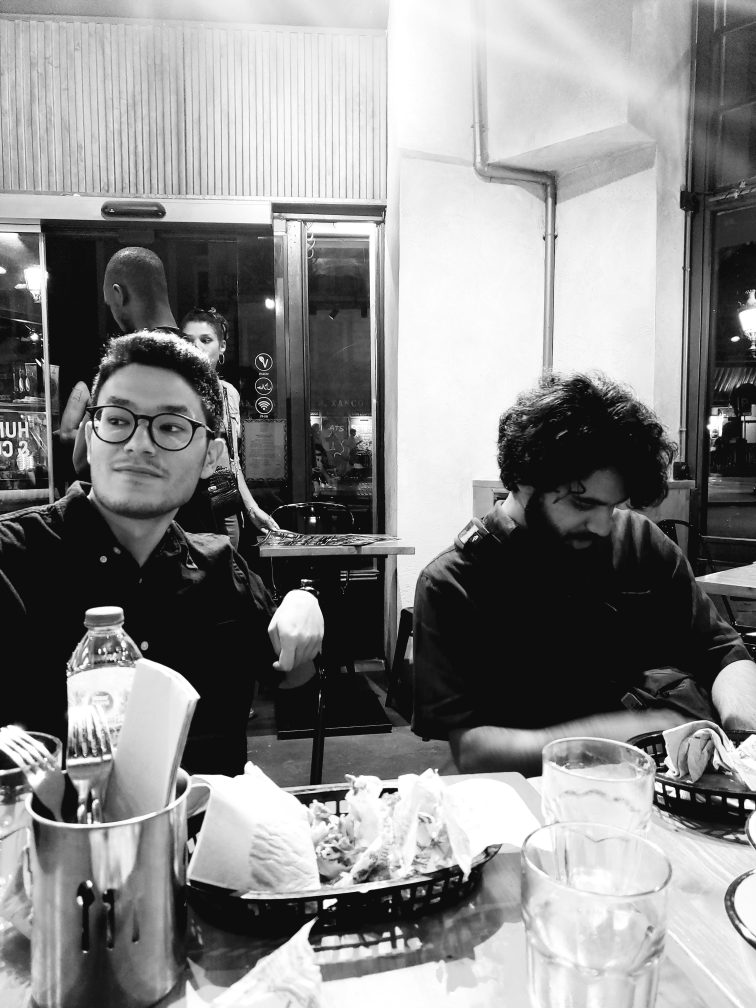
#> input picture images/20220821_224626_05_saved (Barcelona, Spain).jpg, 3024 x 4032 px (shown at 1/4 size); its folder holds only this picture in this run
$ python build_gallery.py
#> lines starting #> are read from the running program, lines starting #| are printed output that depends on the picture
"""Build the gallery from the photos in images/.

Put full-size photos straight into images/, named like:

    Road (Japan).jpg            -> title "Road", in the Japan tab
    Road (Tokyo, Japan).jpg     -> same tab, and the location reads "Tokyo, Japan"
    Road.jpg                    -> no tab; it only appears under "All"

The tab is whatever comes after the last comma in the brackets. For each photo
this makes two web-sized WebP copies in images/gallery/ (with all hidden data, GPS
included, removed) and rewrites js/photos.js with the titles, tabs, dates and
camera settings. GitHub runs it on every push (see .github/workflows/site.yml);
the originals themselves are never published to the website.

Run it yourself with:  python tools/build_gallery.py   (needs: pip install pillow)
"""
import json
import os
import re
import sys
import unicodedata
from datetime import datetime

from PIL import Image, ImageOps, ImageStat, ExifTags

try:  # iPhone .heic photos, if the extra package is installed
    from pillow_heif import register_heif_opener
    register_heif_opener()
#> (this line was passed over: pillow_heif is not available in this run)
except ImportError:
    pass

ROOT = os.path.dirname(os.path.dirname(os.path.abspath(__file__)))
SOURCE = os.path.join(ROOT, 'images')
OUT = os.path.join(SOURCE, 'gallery')
DATA = os.path.join(ROOT, 'js', 'photos.js')
TYPES = ('.jpg', '.jpeg', '.png', '.heic', '.webp')
TAGS = {v: k for k, v in ExifTags.TAGS.items()}
MONTHS = 'January February March April May June July August September October November December'.split()


def slugify(text):
    # Accents become plain letters, so "café" gives "cafe" rather than "caf"
    text = unicodedata.normalize('NFKD', text).encode('ascii', 'ignore').decode()
    return re.sub(r'[^a-z0-9]+', '-', text.lower()).strip('-') or 'photo'


def parse_name(filename):
    stem = os.path.splitext(filename)[0].strip()
    match = re.match(r'^(.*?)\s*\(([^()]+)\)\s*$', stem)
    if not match:
        return stem, None, None
    title, where = match.group(1).strip(), match.group(2).strip()
    group = where.split(',')[-1].strip()
    place = where if ',' in where else None
    return title or stem, group, place


SCANNERS = ('NORITSU', 'EZ CONTROLLER', 'FRONTIER', 'FUJI FRONTIER', 'EPSON SCAN', 'SILVERFAST')


def is_film_scan(exif):
    text = ' '.join(str(exif.get(tag, '')) for tag in (271, 272, 305)).upper()
    return any(name in text for name in SCANNERS)


def details(image):
    exif = image.getexif()
    sub = exif.get_ifd(0x8769)
    if is_film_scan(exif):
        # A lab scan of film: the "camera" is the scanner and the date is the
        # scan date, so neither belongs in the details (set them in details.json)
        return {}, None
    get = lambda name: sub.get(TAGS[name]) or exif.get(TAGS[name])
    info, taken = {}, None
    stamp = get('DateTimeOriginal') or get('DateTime')
    if stamp:
        try:
            taken = datetime.strptime(str(stamp)[:19], '%Y:%m:%d %H:%M:%S')
            info['date'] = f'{MONTHS[taken.month - 1]} {taken.year}'
        except ValueError:
            pass
    if exif.get(272):
        info['camera'] = str(exif.get(272)).strip().strip('\x00')
    settings = []
    if get('FNumber'):
        settings.append(f"f/{float(get('FNumber')):g}")
    if get('ExposureTime'):
        t = float(get('ExposureTime'))
        settings.append(f'1/{round(1 / t)} s' if t < 1 else f'{t:g} s')
    if get('ISOSpeedRatings'):
        settings.append(f"ISO {get('ISOSpeedRatings')}")
    if settings:
        info['settings'] = ' · '.join(settings)
    if get('FocalLength'):
        info['focal'] = f"{float(get('FocalLength')):.1f} mm".replace('.0 mm', ' mm')
    return info, taken


def save(image, path, long_edge):
    copy = image.copy()
    copy.thumbnail((long_edge, long_edge), Image.LANCZOS)
    # WebP: much smaller than JPEG and supported by every current browser. No exif
    # is passed on, so the copy carries no hidden data (GPS included).
    copy.save(path, 'WEBP', quality=80, method=6)
    return copy.size


def save_jpeg(image, path, long_edge):
    copy = image.copy()
    copy.thumbnail((long_edge, long_edge), Image.LANCZOS)
    copy.save(path, 'JPEG', quality=82, optimize=True, progressive=True)


def site_url():
    try:
        with open(os.path.join(ROOT, 'CNAME')) as f:
            return 'https://' + f.read().strip()
    except OSError:
        return ''


def escape(text):
    return (str(text).replace('&', '&amp;').replace('<', '&lt;')
            .replace('>', '&gt;').replace('"', '&quot;'))


SHARE_PAGE = '''<!DOCTYPE html>
<html lang="en">
<head>
    <meta charset="UTF-8">
    <title>{title} — at the mirage</title>
    <meta name="viewport" content="width=device-width, initial-scale=1.0">
    <meta name="robots" content="noindex">
    <meta name="theme-color" content="#000000">
    <!-- The link to share for this photo: shows the photo as the preview, then
         opens it in the gallery -->
    <meta property="og:type" content="article">
    <meta property="og:site_name" content="at the mirage">
    <meta property="og:title" content="{title}">
    <meta property="og:description" content="{description}">
    <meta property="og:url" content="{url}/p/{id}">
    <meta property="og:image" content="{url}/images/gallery/{id}-share.jpg">
    <meta name="twitter:card" content="summary_large_image">
    <meta http-equiv="refresh" content="0; url=../gallery#photo-{id}">
    <script>location.replace('../gallery#photo-{id}');</script>
    <style>html {{ background: #000; }}</style>
</head>
<body></body>
</html>
'''


def write_share_pages(photos):
    folder = os.path.join(ROOT, 'p')
    os.makedirs(folder, exist_ok=True)
    url = site_url()
    keep = set()
    for p in photos:
        where = p.get('place') or p.get('group') or ''
        description = ' · '.join(x for x in [where, p.get('date', '')] if x) or 'at the mirage'
        page = SHARE_PAGE.format(title=escape(p['title']), description=escape(description), url=url, id=p['id'])
        with open(os.path.join(folder, p['id'] + '.html'), 'w', encoding='utf-8') as f:
            f.write(page)
        keep.add(p['id'] + '.html')
    for old in os.listdir(folder):
        if old not in keep:
            os.remove(os.path.join(folder, old))


def is_colour(image):
    small = image.copy()
    small.thumbnail((200, 200))
    return ImageStat.Stat(small.convert('HSV')).mean[1] > 12


def spread(photos):
    """Order the photos so ones shot close together in the same place (like a set
    of portraits) never sit next to each other on the wall, which repeats them in
    a pattern where neighbours are 1, 6, 7 or 8 places apart."""
    n = len(photos)
    if n < 10:
        return photos
    gaps = {1, 6, 7, 8}

    def alike(a, b):
        if a.get('group') != b.get('group') or not a['_taken'] or not b['_taken']:
            return False
        return abs((a['_taken'] - b['_taken']).total_seconds()) < 6 * 3600

    order, left = [], list(photos)
    while left:
        i = len(order)
        near = [order[(i - g) % n] for g in gaps if i - g >= 0]
        near += [order[(i + g) % n] for g in gaps if (i + g) % n < len(order) and i + g >= n]
        pick = next((p for p in left if not any(alike(p, q) for q in near)), left[0])
        order.append(pick)
        left.remove(pick)
    return order


def load_overrides():
    """images/details.json: details to set by hand, by photo title, e.g.
    {"como stairs": {"camera": "Fujifilm film camera", "date": "June 2023"}}"""
    path = os.path.join(SOURCE, 'details.json')
    if not os.path.exists(path):
        return {}
    with open(path, encoding='utf-8') as f:
        data = json.load(f)
    return {k.lower(): v for k, v in data.items() if not k.startswith('_')}


def main():
    os.makedirs(OUT, exist_ok=True)
    overrides = load_overrides()
    files = sorted(f for f in os.listdir(SOURCE)
                   if f.lower().endswith(TYPES) and os.path.isfile(os.path.join(SOURCE, f)))
    photos, used, made = [], set(), set()
    for filename in files:
        title, group, place = parse_name(filename)
        slug = slugify(title)
        while slug in used:
            slug += '-2'
        used.add(slug)
        original = Image.open(os.path.join(SOURCE, filename))
#> original is the input picture: PIL image 3024x4032 RGB; min 0, max 255, mean 135.7
        info, taken = details(original)
#> in details, `sub = exif.get_ifd(0x8769)`: sub = 14 items
#> info = {'date': 'August 2022', 'camera': 'SM-G965W', 'settings': 'f/1.5 · 1/50 s · ISO 160', 'focal': '4.3 mm'}
        image = ImageOps.exif_transpose(original).convert('RGB')
        width, height = save(image, os.path.join(OUT, f'{slug}-900.webp'), 1200)
        save(image, os.path.join(OUT, f'{slug}-1800.webp'), 2000)
        # A JPEG for link previews (not every app shows WebP in previews)
        save_jpeg(image, os.path.join(OUT, f'{slug}-share.jpg'), 1200)
        made.update({f'{slug}-900.webp', f'{slug}-1800.webp', f'{slug}-share.jpg'})
        entry = {'id': slug, 'title': title}
        if group:
            entry['group'] = group
        if place:
            entry['place'] = place
        entry.update(info)
        for key, value in overrides.get(title.lower(), {}).items():
            if key in ('camera', 'date', 'settings', 'focal', 'place', 'credit'):
                if value:
                    entry[key] = value
                else:
                    entry.pop(key, None)
#> after the loop, entry = {'id': '20220821-224626-05-saved', 'title': '20220821_224626_05_saved', 'group': 'Spain', 'place': 'Barcelona, Spain', 'date': 'August 2022', 'camera': 'SM-G965W', 'settings': 'f/1.5 · 1/50 s · ISO 160', 'focal': '4.3 mm'}
        entry.update({'src': f'images/gallery/{slug}-900.webp', 'large': f'images/gallery/{slug}-1800.webp',
                      'width': width, 'height': height})
        if is_colour(image):
#> in is_colour, `small.thumbnail((200, 200))`:
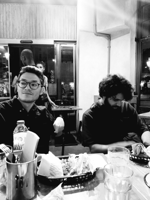
#> small: PIL image 150x200 RGB; min 0, max 255, mean 135.7
            entry['colour'] = True
        entry['_taken'] = taken
        photos.append(entry)
        print(f'  {filename}  ->  {title}' + (f'  [{group}]' if group else ''))

    photos.sort(key=lambda p: p['_taken'] or datetime.min, reverse=True)  # newest first
    photos = spread(photos)
#> in spread, `n = len(photos)`: n = 1
#> photos = 1 item
    for p in photos:
        del p['_taken']
#> this loop made 1 pass

    # Remove web copies of photos that are no longer in images/
    for old in os.listdir(OUT):
        if old not in made:
            os.remove(os.path.join(OUT, old))

    write_share_pages(photos)
#> the loop in write_share_pages, `for p in photos:` made 1 pass
#> where on pass 1: 'Barcelona, Spain'

    with open(DATA, 'w', encoding='utf-8') as f:
        f.write('// Made by tools/build_gallery.py from the photos in images/ -- edits here are\n')
        f.write('// overwritten. To change a title or tab, rename the photo, e.g. "Road (Japan).jpg".\n')
        f.write('window.PHOTOS = ' + json.dumps(photos, indent=4, ensure_ascii=False) + ';\n')
    print(f'{len(photos)} photos in the gallery')
#| 1 photos in the gallery


if __name__ == '__main__':
    sys.exit(main())
#> (the program exits here)
